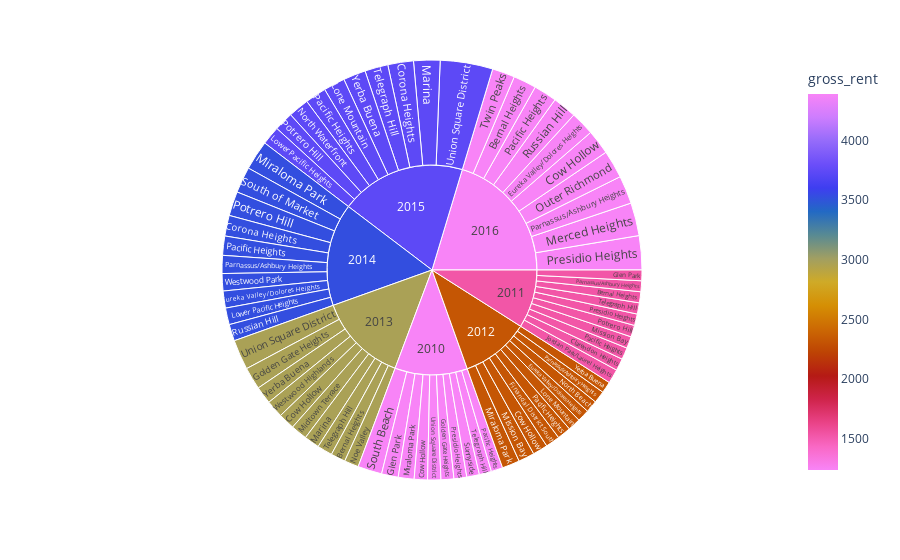

Notebook source saved alongside this figure:
### Code cell
# Sunburst Plot
plot =px.sunburst(sorted_df_sunburst,
                 path=['year','neighborhood'], 
                 values='sale_price_sqr_foot', 
                 color='gross_rent',
                 color_continuous_scale ='mrybm')
plot.show()

### Figure 1 — Plotly figure (JSON) as saved in the notebook; plotly's stock layout.template omitted (floating-point values rounded to 4 significant figures)
{"data": [{"branchvalues": "total", "customdata": [[1530], [2971], [4390], [1530], [3528], [3739], [1239], [2324], [2971], [4390], [2324], [3528.0], [4390], [2324], [1239], [1530], [1239], [2971], [1530], [2324], [3739], [3528], [3739], [2971], [3739], [4390], [2971], [1239], [2324], [3528], [1530], [2324], [2971], [2324], [3739], [4390], [1239], [1530], [2324], [3528], [3739], [4390], [1530], [2324], [3528], [4390], [1530], [3528], [3739], [1239], [1530], [4390], [3528], [4390], [1239], [3528], [1239], [1239], [1530], [2971], [3739], [4390], [1239], [2971], [3739.0], [2971.0], [3528.0], [2324], [2971.0], [3739], [1239.0], [1530.0], [2324], [2971], [3528], [3739.0], [4390.0]], "domain": {"x": [0, 1], "y": [0, 1]}, "hovertemplate": "labels=%{label}<br>sale_price_sqr_foot=%{value}<br>parent=%{parent}<br>id=%{id}<br>gross_rent=%{color}<extra></extra>", "ids": ["2011/Bernal Heights ", "2013/Bernal Heights ", "2016/Bernal Heights ", "2011/Clarendon Heights", "2014/Corona Heights", "2015/Corona Heights", "2010/Cow Hollow", "2012/Cow Hollow", "2013/Cow Hollow", "2016/Cow Hollow", "2012/Eureka Valley/Dolores Heights", "2014/Eureka Valley/Dolores Heights", "2016/Eureka Valley/Dolores Heights", "2012/Financial District South", "2010/Glen Park", "2011/Glen Park", "2010/Golden Gate Heights", "2013/Golden Gate Heights", "2011/Jordan Park/Laurel Heights", "2012/Lone Mountain", "2015/Lone Mountain", "2014/Lower Pacific Heights", "2015/Lower Pacific Heights", "2013/Marina", "2015/Marina", "2016/Merced Heights", "2013/Midtown Terrace", "2010/Miraloma Park", "2012/Miraloma Park", "2014/Miraloma Park", "2011/Mission Bay", "2012/Mission Bay", "2013/Noe Valley", "2012/North Beach", "2015/North Waterfront", "2016/Outer Richmond ", "2010/Pacific Heights", "2011/Pacific Heights", "2012/Pacific Heights", "2014/Pacific Heights", "2015/Pacific Heights", "2016/Pacific Heights", "2011/Parnassus/Ashbury Heights", "2012/Parnassus/Ashbury Heights", "2014/Parnassus/Ashbury Heights", "2016/Parnassus/Ashbury Heights", "2011/Potrero Hill", "2014/Potrero Hill", "2015/Potrero Hill", "2010/Presidio Heights", "2011/Presidio Heights", "2016/Presidio Heights", "2014/Russian Hill", "2016/Russian Hill", "2010/South Beach", "2014/South of Market", "2010/Sunnyside", "2010/Telegraph Hill", "2011/Telegraph Hill", "2013/Telegraph Hill", "2015/Telegraph Hill", "2016/Twin Peaks", "2010/Union Square District", "2013/Union Square District", "2015/Union Square District", "2013/Westwood Highlands", "2014/Westwood Park", "2012/Yerba Buena", "2013/Yerba Buena", "2015/Yerba Buena", "2010", "2011", "2012", "2013", "2014", "2015", "2016"], "labels": ["Bernal Heights ", "Bernal Heights ", "Bernal Heights ", "Clarendon Heights", "Corona Heights", "Corona Heights", "Cow Hollow", "Cow Hollow", "Cow Hollow", "Cow Hollow", "Eureka Valley/Dolores Heights", "Eureka Valley/Dolores Heights", "Eureka Valley/Dolores Heights", "Financial District South", "Glen Park", "Glen Park", "Golden Gate Heights", "Golden Gate Heights", "Jordan Park/Laurel Heights", "Lone Mountain", "Lone Mountain", "Lower Pacific Heights", "Lower Pacific Heights", "Marina", "Marina", "Merced Heights", "Midtown Terrace", "Miraloma Park", "Miraloma Park", "Miraloma Park", "Mission Bay", "Mission Bay", "Noe Valley", "North Beach", "North Waterfront", "Outer Richmond ", "Pacific Heights", "Pacific Heights", "Pacific Heights", "Pacific Heights", "Pacific Heights", "Pacific Heights", "Parnassus/Ashbury Heights", "Parnassus/Ashbury Heights", "Parnassus/Ashbury Heights", "Parnassus/Ashbury Heights", "Potrero Hill", "Potrero Hill", "Potrero Hill", "Presidio Heights", "Presidio Heights", "Presidio Heights", "Russian Hill", "Russian Hill", "South Beach", "South of Market", "Sunnyside", "Telegraph Hill", "Telegraph Hill", "Telegraph Hill", "Telegraph Hill", "Twin Peaks", "Union Square District", "Union Square District", "Union Square District", "Westwood Highlands", "Westwood Park", "Yerba Buena", "Yerba Buena", "Yerba Buena", "2010", "2011", "2012", "2013", "2014", "2015", "2016"], "level": "57b847", "marker": {"coloraxis": "coloraxis", "colors": [1530, 2971, 4390, 1530, 3528, 3739, 1239, 2324, 2971, 4390, 2324, 3528.0, 4390, 2324, 1239, 1530, 1239, 2971, 1530, 2324, 3739, 3528, 3739, 2971, 3739, 4390, 2971, 1239, 2324, 3528, 1530, 2324, 2971, 2324, 3739, 4390, 1239, 1530, 2324, 3528, 3739, 4390, 1530, 2324, 3528, 4390, 1530, 3528, 3739, 1239, 1530, 4390, 3528, 4390, 1239, 3528, 1239, 1239, 1530, 2971, 3739, 4390, 1239, 2971, 3739.0, 2971.0, 3528.0, 2324, 2971.0, 3739, 1239.0, 1530.0, 2324, 2971, 3528, 3739.0, 4390.0]}, "name": "", "parents": ["2011", "2013", "2016", "2011", "2014", "2015", "2010", "2012", "2013", "2016", "2012", "2014", "2016", "2012", "2010", "2011", "2010", "2013", "2011", "2012", "2015", "2014", "2015", "2013", "2015", "2016", "2013", "2010", "2012", "2014", "2011", "2012", "2013", "2012", "2015", "2016", "2010", "2011", "2012", "2014", "2015", "2016", "2011", "2012", "2014", "2016", "2011", "2014", "2015", "2010", "2011", "2016", "2014", "2016", "2010", "2014", "2010", "2010", "2011", "2013", "2015", "2016", "2010", "2013", "2015", "2013", "2014", "2012", "2013", "2015", "", "", "", "", "", "", ""], "type": "sunburst", "values": [471.9, 630.9, 986.8, 520.7, 888.2, 1101.0, 569.4, 644.8, 707.4, 1059.0, 524.8, 729.0, 1027.0, 613.8, 715.6, 457.4, 551.8, 956.2, 610.8, 546.0, 918.3, 716.4, 800.0, 655.2, 1133.0, 1417.0, 703.1, 680.6, 756.2, 1268.0, 507.0, 689.5, 615.1, 517.2, 890.9, 1197.0, 496.5, 509.0, 586.2, 824.7, 910.2, 996.4, 466.6, 515.9, 773.4, 1208.0, 503.1, 1045.0, 821.3, 549.4, 493.8, 1466.0, 714.2, 1024.0, 1037.0, 1120.0, 542.5, 524.8, 483.4, 653.3, 997.0, 970.1, 569.2, 1290.0, 2259.0, 747.3, 743.0, 491.8, 753.0, 963.5, 6237.0, 5024.0, 5886.0, 7712.0, 8822.0, 10790.0, 11350.0]}], "layout": {"autosize": true, "coloraxis": {"colorbar": {"title": {"text": "gross_rent"}}, "colorscale": [[0, "#f884f7"], [0.0625, "#f968c4"], [0.125, "#ea4388"], [0.1875, "#cf244b"], [0.25, "#b51a15"], [0.3125, "#bd4304"], [0.375, "#cc6904"], [0.4375, "#d58f04"], [0.5, "#cfaa27"], [0.5625, "#a19f62"], [0.625, "#588a93"], [0.6875, "#2269c4"], [0.75, "#3e3ef0"], [0.8125, "#6b4ef9"], [0.875, "#956bfa"], [0.9375, "#cd7dfe"], [1, "#f884f7"]]}, "legend": {"tracegroupgap": 0}, "margin": {"t": 60}}}
